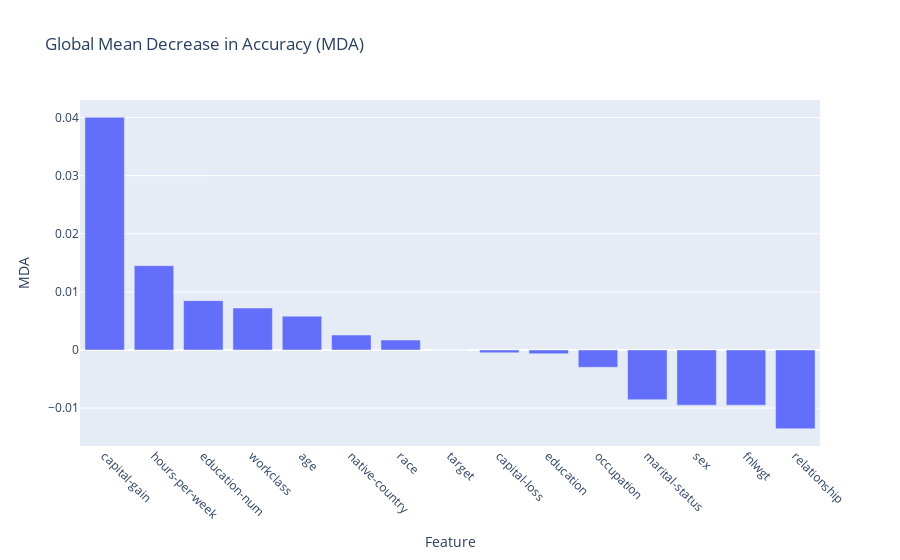

Source (notebook cell):
### Markdown cell above
## Step 1: Inspect Feature Importance (Global)

Feature importance information provides insight into the features which are primary drivers for each prediction. This is important to understand in the context of AI bias and discrimination (ex. Sensitive attribute being the primary contribution to a prediction). 

This information is available at the global level (overall model), but can also be computed at the local level (regional model for each case).

### Code cell
robust_accuracy_contributions = t.react_aggregate(
    feature_influences_action_feature=action_features[0],
    details = {"feature_robust_accuracy_contributions": True}
)['feature_robust_accuracy_contributions']
plot_feature_importances(robust_accuracy_contributions.T, title="Global Mean Decrease in Accuracy (MDA)", yaxis_title="MDA")

### Figure 1 — Plotly figure (JSON) as saved in the notebook; plotly's stock layout.template omitted (floating-point values rounded to 4 significant figures)
{"data": [{"type": "bar", "x": ["capital-gain", "hours-per-week", "education-num", "workclass", "age", "native-country", "race", "target", "capital-loss", "education", "occupation", "marital-status", "sex", "fnlwgt", "relationship"], "y": [0.04004, 0.01451, 0.00849, 0.007219, 0.005822, 0.002571, 0.001704, 0.0, -0.0004924, -0.0006517, -0.002978, -0.008562, -0.009502, -0.009502, -0.01355]}], "layout": {"title": {"text": "Global Mean Decrease in Accuracy (MDA)"}, "xaxis": {"anchor": "y", "domain": [0, 1], "tickangle": 45, "title": {"text": "Feature"}}, "yaxis": {"anchor": "x", "domain": [0, 1], "title": {"text": "MDA"}}}}
